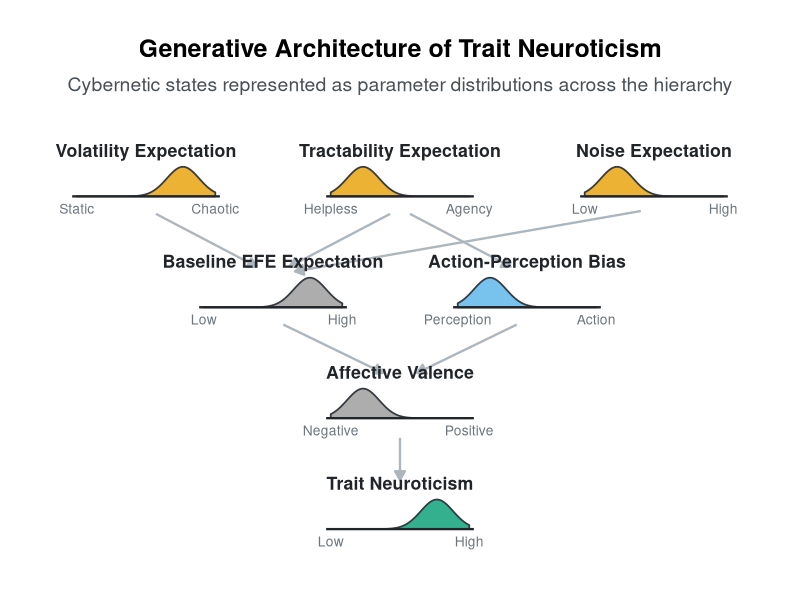

The R source for this figure:
## ---- chunk 1
#| message: false
#| warning: false
#| apa-twocolumn: true
#| label: fig-cascade
#| fig-cap: "Generative architecture of Trait Neuroticism as an illustrative Core Priors Cascade. Cybernetic states are represented as parameter distributions positioned on dimensional axes across the hierarchy. The depicted profile illustrates a characteristic Neuroticism-associated configuration: high volatility expectation, low tractability expectation, and low noise expectation cascading through an elevated baseline EFE expectation and a perception-heavy action-perception bias to produce negative affective valence and high trait Neuroticism at the observable phenotypic level. Colours indicate functional tiers."

library(tidyverse)

# Generates the density distributions for the plot
generate_dist <- function(id, cx, cy, shift, title, left_lbl = "Low", right_lbl = "High", tier = "State") {
  x_seq <- seq(cx - 1.5, cx + 1.5, length.out = 100)
  mu <- cx + (shift * 0.8)
  sigma <- 0.35
  y_dens <- dnorm(x_seq, mean = mu, sd = sigma)
  y_scaled <- cy + (y_dens / max(y_dens)) * 1.2
  tibble(
    id = id,
    tier = tier,
    x = c(min(x_seq), x_seq, max(x_seq)),
    y = c(cy, y_scaled, cy)
  )
}

nodes <- tribble(
  ~id, ~cx,   ~cy,  ~shift, ~title,                     ~left_lbl,    ~right_lbl, ~tier,
  1,  -5.5,   9,     1,     "Volatility Expectation",      "Static",     "Chaotic",  "Tier 1",
  2,   0,     9,    -1,     "Tractability Expectation",    "Helpless",   "Agency",   "Tier 1",
  3,   5.5,   9,    -1,     "Noise Expectation",           "Low",        "High",     "Tier 1",
  4,  -2.75,  4.5,   1,     "Baseline EFE Expectation",    "Low",        "High",     "State",
  5,   2.75,  4.5,  -1,     "Action-Perception Bias",  "Perception", "Action",    "Tier 3",
  6,   0,     0,    -1,     "Affective Valence",        "Negative",   "Positive", "State",
  7,   0,    -4.5,   1,     "Trait Neuroticism",        "Low",        "High",     "Phenotype"
)

poly_data <- map_dfr(1:nrow(nodes), function(i) {
  r <- nodes[i, ]
  generate_dist(r$id, r$cx, r$cy, r$shift, r$title, r$left_lbl, r$right_lbl, r$tier)
})

# Base un-padded coordinates connecting the conceptual centers of the nodes
edges <- tribble(
  ~from, ~to, ~x1,   ~y1,   ~x2,    ~y2,
  1,     4,  -5.5,   8.5,  -2.75,   5.8,
  2,     4,   0,     8.5,  -2.75,   5.8,
  2,     5,   0,     8.5,   2.75,   5.8,
  3,     4,   5.5,   8.5,  -2.75,   5.8,
  4,     6,  -2.75,  4.0,   0,       1.5,
  5,     6,   2.75,  4.0,   0,       1.5,
  6,     7,   0,    -0.5,   0,      -3.0
)

# Custom logic to geometrically pad the segment ends
apply_caps <- function(df, start_cap = 0, end_cap = 0) {
  df %>%
    mutate(
      dx = x2 - x1,
      dy = y2 - y1,
      len = sqrt(dx^2 + dy^2),
      x1 = x1 + (dx / len) * start_cap,
      y1 = y1 + (dy / len) * start_cap,
      x2 = x2 - (dx / len) * end_cap,
      y2 = y2 - (dy / len) * end_cap
    ) %>%
    select(-dx, -dy, -len)
}

edges_capped <- apply_caps(edges, start_cap = 0.3, end_cap = 0.5)

# Define a clean aesthetic palette mapping to hierarchical tiers
tier_colors <- c("Tier 1" = "#E69F00", "Tier 3" = "#56B4E9", "State" = "#999999", "Phenotype" = "#009E73")

ggplot() +
  geom_segment(data = edges_capped, aes(x = x1, y = y1, xend = x2, yend = y2),
               arrow = arrow(length = unit(0.25, "cm"), type = "closed"),
               color = "#adb5bd", linewidth = 0.8) +
  geom_polygon(data = poly_data, aes(x = x, y = y, group = id, fill = tier),
               color = "#343a40", linewidth = 0.6, alpha = 0.8) +
  scale_fill_manual(values = tier_colors, guide = "none") +
  geom_segment(data = nodes, aes(x = cx - 1.6, y = cy, xend = cx + 1.6, yend = cy),
               color = "#212529", linewidth = 0.8) +
  geom_text(data = nodes, aes(x = cx, y = cy + 1.6, label = title),
            fontface = "bold", size = 4.5, vjust = 0, color = "#212529") +
  geom_text(data = nodes, aes(x = cx - 1.5, y = cy - 0.5, label = left_lbl),
            size = 3.5, color = "#6c757d", hjust = 0.5) +
  geom_text(data = nodes, aes(x = cx + 1.5, y = cy - 0.5, label = right_lbl),
            size = 3.5, color = "#6c757d", hjust = 0.5) +
  coord_cartesian(clip = "off") +
  theme_void() +
  theme(
    plot.margin = margin(1, 1, 1, 1, "cm"),
    plot.title = element_text(hjust = 0.5, face = "bold", size = 18, margin = margin(b = 10)),
    plot.subtitle = element_text(hjust = 0.5, color = "#495057", size = 14, margin = margin(b = 30))
  ) +
  labs(
    title = "Generative Architecture of Trait Neuroticism",
    subtitle = "Cybernetic states represented as parameter distributions across the hierarchy"
  )
## ---- chunk 2
#| message: false
#| warning: false
#| apa-twocolumn: true
#| label: tbl-factors

tbl_factors <- tibble::tribble(
  ~Factor, ~`Primary Construct`, ~`Correlated Dimensions`,
  "Factor 1: Epistemic Plasticity", 
  "How the agent handles new information", 
  "Sensory-heavy sensory-prior bias; high epistemic-gain expectation; high somatic-semantic bias; high noise expectation",
  "Factor 2: Cybernetic Stability", 
  "Baseline expectation of safety versus threat", 
  "High tractability expectation; positive affective valence (low baseline EFE expectation); low volatility expectation",
  "Factor 3: Blanket Permeability", 
  "How the self relates to the group", 
  "High coupling bias (dissolution pole); high mentalizing bias",
  "Factor 4: Temporal Extension", 
  "The timescale of the agent's generative model", 
  "Deep temporal-depth expectation; terminal expectation (transcendence pole); high coupling bias (differentiation pole)",
  "Factor 5: Self-Model Stability", 
  "Temporal integration and coherence of the self-model", 
  "High self-coherence expectation; high tractability expectation; deep temporal-depth expectation (negative correlates: low noise expectation; active cessation-seeking)"
)

knitr::kable(
  tbl_factors,
  caption = "Hypothesised five-factor structure of the Core Priors Cascade Model. Each factor represents a theoretically coherent syndrome of co-varying expectation and bias dimensions."
)
